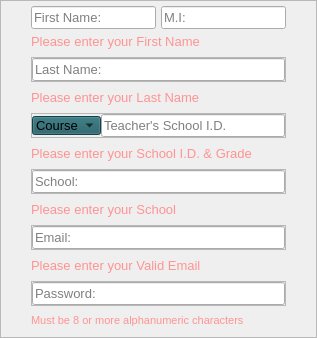
            <widget class="QFrame" name="frame_5">
             <property name="frameShape">
              <enum>QFrame::StyledPanel</enum>
             </property>
             <property name="frameShadow">
              <enum>QFrame::Raised</enum>
             </property>
             <layout class="QVBoxLayout" name="verticalLayout_4">
              <property name="spacing">
               <number>0</number>
              </property>
              <property name="leftMargin">
               <number>0</number>
              </property>
              <property name="topMargin">
               <number>0</number>
              </property>
              <property name="rightMargin">
               <number>0</number>
              </property>
              <property name="bottomMargin">
               <number>10</number>
              </property>
              <item>
               <widget class="QWidget" name="widget_6" native="true">
                <layout class="QVBoxLayout" name="verticalLayout_6">
                 <property name="spacing">
                  <number>5</number>
                 </property>
                 <property name="leftMargin">
                  <number>0</number>
                 </property>
                 <property name="topMargin">
                  <number>5</number>
                 </property>
                 <property name="rightMargin">
                  <number>0</number>
                 </property>
                 <property name="bottomMargin">
                  <number>0</number>
                 </property>
                 <item>
                  <widget class="QWidget" name="widget_8" native="true">
                   <layout class="QHBoxLayout" name="horizontalLayout_5">
                    <property name="spacing">
                     <number>5</number>
                    </property>
                    <property name="sizeConstraint">
                     <enum>QLayout::SetFixedSize</enum>
                    </property>
                    <property name="leftMargin">
                     <number>0</number>
                    </property>
                    <property name="topMargin">
                     <number>0</number>
                    </property>
                    <property name="rightMargin">
                     <number>0</number>
                    </property>
                    <property name="bottomMargin">
                     <number>0</number>
                    </property>
                    <item>
                     <widget class="QWidget" name="widget_9" native="true">
                      <layout class="QVBoxLayout" name="verticalLayout_9">
                       <property name="spacing">
                        <number>0</number>
                       </property>
                       <property name="leftMargin">
                        <number>30</number>
                       </property>
                       <property name="topMargin">
                        <number>0</number>
                       </property>
                       <property name="rightMargin">
                        <number>0</number>
                       </property>
                       <property name="bottomMargin">
                        <number>0</number>
                       </property>
                       <item>
                        <widget class="QLineEdit" name="teachFirst_lineEdit">
                         <property name="font">
                          <font>
                           <pointsize>10</pointsize>
                          </font>
                         </property>
                         <property name="toolTip">
                          <string>Required*</string>
                         </property>
                         <property name="styleSheet">
                          <string notr="true"/>
                         </property>
                         <property name="text">
                          <string/>
                         </property>
                         <property name="placeholderText">
                          <string>First Name:</string>
                         </property>
                        </widget>
                       </item>
                      </layout>
                     </widget>
                    </item>
                    <item alignment="Qt::AlignLeft">
                     <widget class="QWidget" name="widget_10" native="true">
                      <layout class="QVBoxLayout" name="verticalLayout_7">
                       <property name="spacing">
                        <number>0</number>
                       </property>
                       <property name="leftMargin">
                        <number>0</number>
                       </property>
                       <property name="topMargin">
                        <number>0</number>
                       </property>
                       <property name="rightMargin">
                        <number>30</number>
                       </property>
                       <property name="bottomMargin">
                        <number>0</number>
                       </property>
                       <item>
                        <widget class="QLineEdit" name="teachMiddle_lineEdit">
                         <property name="font">
                          <font>
                           <pointsize>10</pointsize>
                          </font>
                         </property>
                         <property name="toolTip">
                          <string>Required*</string>
                         </property>
                         <property name="styleSheet">
                          <string notr="true"/>
                         </property>
                         <property name="text">
                          <string/>
                         </property>
                         <property name="placeholderText">
                          <string>M.I:</string>
                         </property>
                        </widget>
                       </item>
                      </layout>
                     </widget>
                    </item>
                   </layout>
                  </widget>
                 </item>
                 <item>
                  <widget class="QWidget" name="widget_11" native="true">
                   <layout class="QVBoxLayout" name="verticalLayout_11">
                    <property name="spacing">
                     <number>8</number>
                    </property>
                    <property name="leftMargin">
                     <number>30</number>
                    </property>
                    <property name="topMargin">
                     <number>0</number>
                    </property>
                    <property name="rightMargin">
                     <number>30</number>
                    </property>
                    <property name="bottomMargin">
                     <number>0</number>
                    </property>
                    <item>
                     <widget class="QWidget" name="warningFname" native="true">
                      <layout class="QVBoxLayout" name="verticalLayout_15">
                       <property name="spacing">
                        <number>0</number>
                       </property>
                       <property name="leftMargin">
                        <number>0</number>
                       </property>
                       <property name="topMargin">
                        <number>0</number>
                       </property>
                       <property name="rightMargin">
                        <number>0</number>
                       </property>
                       <property name="bottomMargin">
                        <number>0</number>
                       </property>
                       <item>
                        <widget class="QLabel" name="label_14">
                         <property name="font">
                          <font>
                           <family>MS Shell Dlg 2</family>
                           <pointsize>10</pointsize>
                          </font>
                         </property>
                         <property name="text">
                          <string>&lt;html&gt;&lt;head/&gt;&lt;body&gt;&lt;p&gt;&lt;span style=&quot; color:#ff9393;&quot;&gt;Please enter your First Name&lt;/span&gt;&lt;/p&gt;&lt;/body&gt;&lt;/html&gt;</string>
                         </property>
                         <property name="textFormat">
                          <enum>Qt::RichText</enum>
                         </property>
                         <property name="alignment">
                          <set>Qt::AlignLeading|Qt::AlignLeft|Qt::AlignVCenter</set>
                         </property>
                        </widget>
                       </item>
                      </layout>
                     </widget>
                    </item>
                    <item>
                     <widget class="QFrame" name="frame_7">
                      <property name="frameShape">
                       <enum>QFrame::StyledPanel</enum>
                      </property>
                      <property name="frameShadow">
                       <enum>QFrame::Raised</enum>
                      </property>
                      <layout class="QVBoxLayout" name="verticalLayout_24">
                       <property name="spacing">
                        <number>0</number>
                       </property>
                       <property name="leftMargin">
                        <number>0</number>
                       </property>
                       <property name="topMargin">
                        <number>0</number>
                       </property>
                       <property name="rightMargin">
                        <number>0</number>
                       </property>
                       <property name="bottomMargin">
                        <number>0</number>
                       </property>
                       <item>
                        <widget class="QLineEdit" name="teachLast_lineEdit">
                         <property name="font">
                          <font>
                           <pointsize>10</pointsize>
                          </font>
                         </property>
                         <property name="toolTip">
                          <string>Required*</string>
                         </property>
                         <property name="styleSheet">
                          <string notr="true"/>
                         </property>
                         <property name="text">
                          <string/>
                         </property>
                         <property name="placeholderText">
                          <string>Last Name:</string>
                         </property>
                        </widget>
                       </item>
                      </layout>
                     </widget>
                    </item>
                    <item>
                     <widget class="QWidget" name="warningLname" native="true">
                      <layout class="QVBoxLayout" name="verticalLayout_16">
                       <property name="spacing">
                        <number>0</number>
                       </property>
                       <property name="leftMargin">
                        <number>0</number>
                       </property>
                       <property name="topMargin">
                        <number>0</number>
                       </property>
                       <property name="rightMargin">
                        <number>0</number>
                       </property>
                       <property name="bottomMargin">
                        <number>0</number>
                       </property>
                       <item>
                        <widget class="QLabel" name="label_15">
                         <property name="font">
                          <font>
                           <family>MS Shell Dlg 2</family>
                           <pointsize>10</pointsize>
                          </font>
                         </property>
                         <property name="text">
                          <string>&lt;html&gt;&lt;head/&gt;&lt;body&gt;&lt;p&gt;&lt;span style=&quot; color:#ff9393;&quot;&gt;Please enter your Last Name&lt;/span&gt;&lt;/p&gt;&lt;/body&gt;&lt;/html&gt;</string>
                         </property>
                         <property name="textFormat">
                          <enum>Qt::RichText</enum>
                         </property>
                         <property name="alignment">
                          <set>Qt::AlignLeading|Qt::AlignLeft|Qt::AlignVCenter</set>
                         </property>
                        </widget>
                       </item>
                      </layout>
                     </widget>
                    </item>
                    <item>
                     <widget class="QFrame" name="frame_8">
                      <property name="frameShape">
                       <enum>QFrame::StyledPanel</enum>
                      </property>
                      <property name="frameShadow">
                       <enum>QFrame::Raised</enum>
                      </property>
                      <layout class="QHBoxLayout" name="horizontalLayout_6">
                       <property name="spacing">
                        <number>0</number>
                       </property>
                       <property name="leftMargin">
                        <number>0</number>
                       </property>
                       <property name="topMargin">
                        <number>0</number>
                       </property>
                       <property name="rightMargin">
                        <number>0</number>
                       </property>
                       <property name="bottomMargin">
                        <number>0</number>
                       </property>
                       <item>
                        <widget class="QComboBox" name="teachGrd_comboBox">
                         <property name="font">
                          <font>
                           <pointsize>10</pointsize>
                          </font>
                         </property>
                         <property name="styleSheet">
                          <string notr="true">background-color: rgb(29, 89, 98);
padding-left: 3px;</string>
                         </property>
                         <item>
                          <property name="text">
                           <string>Course</string>
                          </property>
                         </item>
                         <item>
                          <property name="text">
                           <string>STEM</string>
                          </property>
                         </item>
                         <item>
                          <property name="text">
                           <string>ABM</string>
                          </property>
                         </item>
                         <item>
                          <property name="text">
                           <string>HUMSS</string>
                          </property>
                         </item>
                         <item>
                          <property name="text">
                           <string>GAS</string>
                          </property>
                         </item>
                        </widget>
                       </item>
                       <item>
                        <widget class="QLineEdit" name="teachID_lineEdit">
                         <property name="font">
                          <font>
                           <pointsize>10</pointsize>
                          </font>
                         </property>
                         <property name="toolTip">
                          <string>Required*</string>
                         </property>
                         <property name="styleSheet">
                          <string notr="true"/>
                         </property>
                         <property name="text">
                          <string/>
                         </property>
                         <property name="placeholderText">
                          <string>Teacher's School I.D.</string>
                         </property>
                        </widget>
                       </item>
                      </layout>
                     </widget>
                    </item>
                    <item>
                     <widget class="QWidget" name="warningYrSec" native="true">
                      <layout class="QVBoxLayout" name="verticalLayout_17">
                       <property name="spacing">
                        <number>0</number>
                       </property>
                       <property name="leftMargin">
                        <number>0</number>
                       </property>
                       <property name="topMargin">
                        <number>0</number>
                       </property>
                       <property name="rightMargin">
                        <number>0</number>
                       </property>
                       <property name="bottomMargin">
                        <number>0</number>
                       </property>
                       <item>
                        <widget class="QLabel" name="label_16">
                         <property name="font">
                          <font>
                           <family>MS Shell Dlg 2</family>
                           <pointsize>10</pointsize>
                          </font>
                         </property>
                         <property name="text">
                          <string>&lt;html&gt;&lt;head/&gt;&lt;body&gt;&lt;p&gt;&lt;span style=&quot; color:#ff9393;&quot;&gt;Please enter your School I.D. &amp;amp; Grade&lt;/span&gt;&lt;/p&gt;&lt;/body&gt;&lt;/html&gt;</string>
                         </property>
                         <property name="textFormat">
                          <enum>Qt::RichText</enum>
                         </property>
                         <property name="alignment">
                          <set>Qt::AlignLeading|Qt::AlignLeft|Qt::AlignVCenter</set>
                         </property>
                        </widget>
                       </item>
                      </layout>
                     </widget>
                    </item>
                    <item>
                     <widget class="QFrame" name="frame_9">
                      <property name="frameShape">
                       <enum>QFrame::StyledPanel</enum>
                      </property>
                      <property name="frameShadow">
                       <enum>QFrame::Raised</enum>
                      </property>
                      <layout class="QVBoxLayout" name="verticalLayout_26">
                       <property name="spacing">
                        <number>0</number>
                       </property>
                       <property name="leftMargin">
                        <number>0</number>
                       </property>
                       <property name="topMargin">
                        <number>0</number>
                       </property>
                       <property name="rightMargin">
                        <number>0</number>
                       </property>
                       <property name="bottomMargin">
                        <number>0</number>
                       </property>
                       <item>
                        <widget class="QLineEdit" name="teachSchool_lineEdit">
                         <property name="font">
                          <font>
                           <pointsize>10</pointsize>
                          </font>
                         </property>
                         <property name="toolTip">
                          <string>Required*</string>
                         </property>
                         <property name="styleSheet">
                          <string notr="true"/>
                         </property>
                         <property name="text">
                          <string/>
                         </property>
                         <property name="placeholderText">
                          <string>School:</string>
                         </property>
                        </widget>
                       </item>
                      </layout>
                     </widget>
                    </item>
                    <item>
                     <widget class="QWidget" name="warningSchool" native="true">
                      <layout class="QVBoxLayout" name="verticalLayout_18">
                       <property name="spacing">
                        <number>0</number>
                       </property>
                       <property name="leftMargin">
                        <number>0</number>
                       </property>
                       <property name="topMargin">
                        <number>0</number>
                       </property>
                       <property name="rightMargin">
                        <number>0</number>
                       </property>
                       <property name="bottomMargin">
                        <number>0</number>
                       </property>
                       <item>
                        <widget class="QLabel" name="label_17">
                         <property name="font">
                          <font>
                           <family>MS Shell Dlg 2</family>
                           <pointsize>10</pointsize>
                          </font>
                         </property>
                         <property name="text">
                          <string>&lt;html&gt;&lt;head/&gt;&lt;body&gt;&lt;p&gt;&lt;span style=&quot; color:#ff9393;&quot;&gt;Please enter your School&lt;/span&gt;&lt;/p&gt;&lt;/body&gt;&lt;/html&gt;</string>
                         </property>
                         <property name="textFormat">
                          <enum>Qt::RichText</enum>
                         </property>
                         <property name="alignment">
                          <set>Qt::AlignLeading|Qt::AlignLeft|Qt::AlignVCenter</set>
                         </property>
                        </widget>
                       </item>
                      </layout>
                     </widget>
                    </item>
                    <item>
                     <widget class="QFrame" name="frame_10">
                      <property name="frameShape">
                       <enum>QFrame::StyledPanel</enum>
                      </property>
                      <property name="frameShadow">
                       <enum>QFrame::Raised</enum>
                      </property>
                      <layout class="QVBoxLayout" name="verticalLayout_22">
                       <property name="spacing">
                        <number>0</number>
                       </property>
                       <property name="leftMargin">
                        <number>0</number>
                       </property>
                       <property name="topMargin">
                        <number>0</number>
                       </property>
                       <property name="rightMargin">
                        <number>0</number>
                       </property>
                       <property name="bottomMargin">
                        <number>0</number>
                       </property>
                       <item>
                        <widget class="QLineEdit" name="teachEmail_lineEdit">
                         <property name="font">
                          <font>
                           <pointsize>10</pointsize>
                          </font>
                         </property>
                         <property name="toolTip">
                          <string>Required*</string>
                         </property>
                         <property name="styleSheet">
                          <string notr="true"/>
                         </property>
                         <property name="text">
                          <string/>
                         </property>
                         <property name="placeholderText">
                          <string>Email:</string>
                         </property>
                        </widget>
                       </item>
                      </layout>
                     </widget>
                    </item>
                    <item>
                     <widget class="QWidget" name="warningEmail" native="true">
                      <layout class="QVBoxLayout" name="verticalLayout_20">
                       <property name="spacing">
                        <number>0</number>
                       </property>
                       <property name="leftMargin">
                        <number>0</number>
                       </property>
                       <property name="topMargin">
                        <number>0</number>
                       </property>
                       <property name="rightMargin">
                        <number>0</number>
                       </property>
                       <property name="bottomMargin">
                        <number>0</number>
                       </property>
                       <item>
                        <widget class="QLabel" name="label_18">
                         <property name="font">
                          <font>
                           <family>MS Shell Dlg 2</family>
                           <pointsize>10</pointsize>
                          </font>
                         </property>
                         <property name="text">
                          <string>&lt;html&gt;&lt;head/&gt;&lt;body&gt;&lt;p&gt;&lt;span style=&quot; color:#ff9393;&quot;&gt;Please enter your Valid Email&lt;/span&gt;&lt;/p&gt;&lt;/body&gt;&lt;/html&gt;</string>
                         </property>
                         <property name="textFormat">
                          <enum>Qt::RichText</enum>
                         </property>
                         <property name="alignment">
                          <set>Qt::AlignLeading|Qt::AlignLeft|Qt::AlignVCenter</set>
                         </property>
                        </widget>
                       </item>
                      </layout>
                     </widget>
                    </item>
                    <item>
                     <widget class="QFrame" name="frame_11">
                      <property name="frameShape">
                       <enum>QFrame::StyledPanel</enum>
                      </property>
                      <property name="frameShadow">
                       <enum>QFrame::Raised</enum>
                      </property>
                      <layout class="QVBoxLayout" name="verticalLayout_23">
                       <property name="spacing">
                        <number>0</number>
                       </property>
                       <property name="leftMargin">
                        <number>0</number>
                       </property>
                       <property name="topMargin">
                        <number>0</number>
                       </property>
                       <property name="rightMargin">
                        <number>0</number>
                       </property>
                       <property name="bottomMargin">
                        <number>0</number>
                       </property>
                       <item>
                        <widget class="QLineEdit" name="teachPass_lineEdit">
                         <property name="font">
                          <font>
                           <pointsize>10</pointsize>
                          </font>
                         </property>
                         <property name="toolTip">
                          <string>Required*</string>
                         </property>
                         <property name="styleSheet">
                          <string notr="true"/>
                         </property>
                         <property name="text">
                          <string/>
                         </property>
                         <property name="echoMode">
                          <enum>QLineEdit::Password</enum>
                         </property>
                         <property name="placeholderText">
                          <string>Password:</string>
                         </property>
                        </widget>
                       </item>
                      </layout>
                     </widget>
                    </item>
                    <item>
                     <widget class="QWidget" name="warningPass" native="true">
                      <layout class="QVBoxLayout" name="verticalLayout_21">
                       <property name="spacing">
                        <number>0</number>
                       </property>
                       <property name="leftMargin">
                        <number>0</number>
                       </property>
                       <property name="topMargin">
                        <number>0</number>
                       </property>
                       <property name="rightMargin">
                        <number>0</number>
                       </property>
                       <property name="bottomMargin">
                        <number>0</number>
                       </property>
                       <item>
                        <widget class="QLabel" name="label_19">
                         <property name="font">
                          <font>
                           <family>MS Shell Dlg 2</family>
                           <pointsize>10</pointsize>
                          </font>
                         </property>
                         <property name="text">
                          <string>&lt;html&gt;&lt;head/&gt;&lt;body&gt;&lt;p&gt;&lt;span style=&quot; font-size:8pt; color:#ff9393;&quot;&gt;Must be 8 or more alphanumeric characters&lt;/span&gt;&lt;/p&gt;&lt;/body&gt;&lt;/html&gt;</string>
                         </property>
                         <property name="textFormat">
                          <enum>Qt::RichText</enum>
                         </property>
                         <property name="alignment">
                          <set>Qt::AlignLeading|Qt::AlignLeft|Qt::AlignVCenter</set>
                         </property>
                        </widget>
                       </item>
                      </layout>
                     </widget>
                    </item>
                   </layout>
                  </widget>
                 </item>
                </layout>
               </widget>
              </item>
             </layout>
            </widget>
